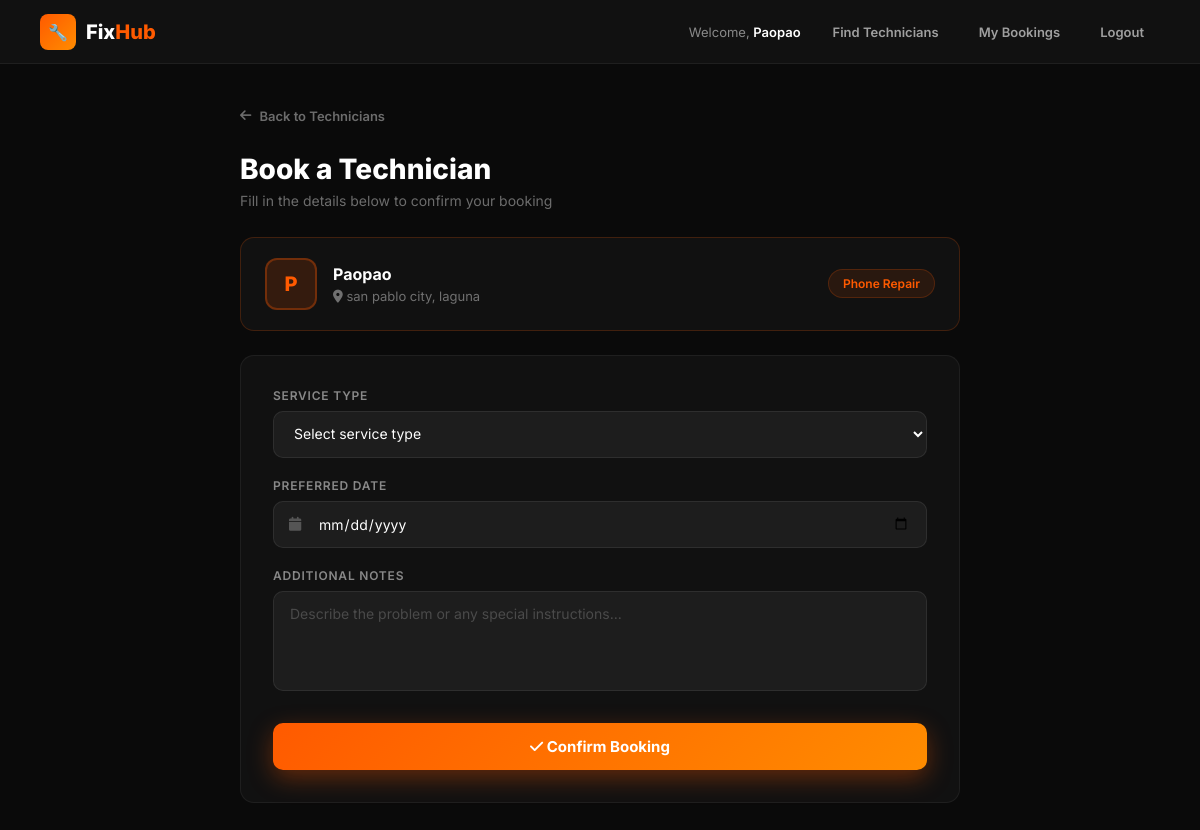
Page /booking.php?tech_id=1 (signed in) on the committed database.
### tables this page shows
CREATE TABLE `technicians` (
  `id` int(11) NOT NULL,
  `user_id` int(11) NOT NULL,
  `skill` varchar(100) NOT NULL,
  `location` varchar(100) NOT NULL,
  `bio` text DEFAULT NULL,
  `rating` decimal(2,1) DEFAULT 5.0,
  `status` varchar(20) DEFAULT 'available',
  `created_at` timestamp NOT NULL DEFAULT current_timestamp()
);

CREATE TABLE `users` (
  `id` int(11) NOT NULL,
  `name` varchar(100) NOT NULL,
  `email` varchar(100) NOT NULL,
  `password` varchar(255) NOT NULL,
  `role` varchar(20) DEFAULT 'customer',
  `phone` varchar(20) DEFAULT NULL,
  `address` varchar(255) DEFAULT NULL,
  `created_at` timestamp NOT NULL DEFAULT current_timestamp()
);

### booking.php (the view, shortened to what this page needs)
<?php
include 'db.php';
$tech_id = $_GET['tech_id'];
$tech = mysqli_fetch_assoc(mysqli_query($conn,
    "SELECT t.*, u.name, u.phone FROM technicians t
     JOIN users u ON t.user_id = u.id
     WHERE t.id = '$tech_id'"));
$success = "";
?>
<!DOCTYPE html>
<html lang="en">
<head>
<link href="https://cdnjs.cloudflare.com/ajax/libs/font-awesome/6.4.0/css/all.min.css" rel="stylesheet">
</head>
<body>
<nav class="navbar">
    <div class="logo">
        <div class="logo-icon">🔧</div>
        <div class="logo-text">Fix<span>Hub</span></div>
    </div>
    <div class="nav-right">
        <div class="nav-user">Welcome, <span><?php echo $_SESSION['user_name']; ?></span></div>
        <div class="nav-links">
            <a href="technicians.php" class="nav-link">Find Technicians</a>
            <a href="my_bookings.php" class="nav-link">My Bookings</a>
            <a href="logout.php" class="nav-link logout">Logout</a>
        </div>
    </div>
</nav>
<div class="main">
    <a href="technicians.php" class="back-link"><i class="fas fa-arrow-left"></i> Back to Technicians</a>
    <div class="page-header">
        <h1>Book a Technician</h1>
        <p>Fill in the details below to confirm your booking</p>
    </div>
    <div class="tech-summary">
        <div class="tech-avatar"><?php echo strtoupper(substr($tech['name'], 0, 1)); ?></div>
        <div class="tech-summary-info">
            <h3><?php echo $tech['name']; ?></h3>
            <p><i class="fas fa-map-marker-alt"></i> <?php echo $tech['location']; ?></p>
        </div>
        <span class="tech-skill"><?php echo $tech['skill']; ?></span>
    </div>
    <?php if($success): ?>
    <div class="success-msg">
        <i class="fas fa-check-circle"></i>
        <?php echo $success; ?>
        <br>
        <a href="my_bookings.php">View My Bookings</a>
    </div>
    <?php else: ?>
    <div class="card">
        <form method="POST">
            <div class="form-group">
                <label>Service Type</label>
                <select name="service_type" required>
                    <option value="" disabled selected>Select service type</option>
                </select>
            </div>
            <div class="form-group">
                <label>Preferred Date</label>
                <div class="input-wrap">
                    <i class="fas fa-calendar"></i>
                    <input type="date" name="service_date" required min="<?php echo date('Y-m-d'); ?>"/>
                </div>
            </div>
            <div class="form-group">
                <label>Additional Notes</label>
                <textarea name="notes" placeholder="Describe the problem or any special instructions..."></textarea>
            </div>
            <button type="submit" class="btn"><i class="fas fa-check"></i> Confirm Booking</button>
        </form>
    </div>
    <?php endif; ?>
</div>
</body>
</html>

### booking.php (style rules this page uses)
* { margin: 0; padding: 0; box-sizing: border-box; }
body { font-family: 'Inter', sans-serif; background: #0a0a0a; color: #fff; min-height: 100vh; }
.navbar { background: #111111; border-bottom: 1px solid rgba(255,255,255,0.06); padding: 0 40px; height: 64px; display: flex; align-items: center; justify-content: space-between; position: sticky; top: 0; z-index: 100; }
.logo { display: flex; align-items: center; gap: 10px; }
.logo-icon { width: 36px; height: 36px; background: linear-gradient(135deg, #FF5A00, #ff8c00); border-radius: 8px; display: flex; align-items: center; justify-content: center; font-size: 16px; }
.logo-text { font-size: 20px; font-weight: 800; }
.logo-text span { color: #FF5A00; }
.nav-right { display: flex; align-items: center; gap: 16px; }
.nav-user { font-size: 13px; color: rgba(255,255,255,0.5); }
.nav-user span { color: #fff; font-weight: 600; }
.nav-links { display: flex; gap: 8px; }
.nav-link { padding: 8px 16px; border-radius: 8px; font-size: 13px; font-weight: 600; text-decoration: none; transition: all 0.2s; color: rgba(255,255,255,0.6); }
.main { padding: 40px; max-width: 800px; margin: 0 auto; }
.back-link { display: inline-flex; align-items: center; gap: 8px; color: rgba(255,255,255,0.4); text-decoration: none; font-size: 13px; font-weight: 600; margin-bottom: 28px; transition: color 0.2s; }
.page-header { margin-bottom: 28px; }
.page-header h1 { font-size: 28px; font-weight: 800; margin-bottom: 6px; }
.page-header p { color: rgba(255,255,255,0.4); font-size: 14px; }
.tech-summary { background: #111111; border: 1px solid rgba(255,90,0,0.2); border-radius: 14px; padding: 20px 24px; display: flex; align-items: center; gap: 16px; margin-bottom: 24px; }
.tech-avatar { width: 52px; height: 52px; background: rgba(255,90,0,0.15); border: 2px solid rgba(255,90,0,0.3); border-radius: 12px; display: flex; align-items: center; justify-content: center; font-size: 20px; font-weight: 800; color: #FF5A00; flex-shrink: 0; }
.tech-summary-info h3 { font-size: 16px; font-weight: 700; margin-bottom: 4px; }
.tech-summary-info p { font-size: 13px; color: rgba(255,255,255,0.4); }
.tech-skill { margin-left: auto; background: rgba(255,90,0,0.1); border: 1px solid rgba(255,90,0,0.2); color: #FF5A00; font-size: 12px; font-weight: 600; padding: 6px 14px; border-radius: 100px; }
.card { background: #111111; border: 1px solid rgba(255,255,255,0.06); border-radius: 14px; padding: 32px; }
.form-group { margin-bottom: 20px; }
.form-group label { display: block; font-size: 12px; font-weight: 600; color: rgba(255,255,255,0.5); text-transform: uppercase; letter-spacing: 0.8px; margin-bottom: 8px; }
.input-wrap { position: relative; }
.input-wrap i { position: absolute; left: 16px; top: 50%; transform: translateY(-50%); color: rgba(255,255,255,0.25); font-size: 14px; }
.form-group input, .form-group select, .form-group textarea { width: 100%; padding: 13px 16px 13px 44px; background: rgba(255,255,255,0.05); border: 1px solid rgba(255,255,255,0.08); border-radius: 10px; color: #fff; font-size: 14px; font-family: 'Inter', sans-serif; outline: none; transition: all 0.2s; }
.form-group select { padding: 13px 16px; }
.form-group textarea { padding: 13px 16px; resize: none; height: 100px; }
.form-group select option { background: #1a1a1a; }
.form-group input::placeholder, .form-group textarea::placeholder { color: rgba(255,255,255,0.2); }
.btn { width: 100%; padding: 14px; background: linear-gradient(135deg, #FF5A00, #ff8c00); color: white; border: none; border-radius: 10px; font-size: 15px; font-weight: 700; font-family: 'Inter', sans-serif; cursor: pointer; transition: all 0.2s; margin-top: 8px; box-shadow: 0 8px 24px rgba(255,90,0,0.35); }

### rows in the picture
technicians: user.name "P", user.name "Paopao", location "san pablo city, laguna", skill "Phone Repair"

### other values in the picture
$_SESSION['user_name'] "Paopao"
